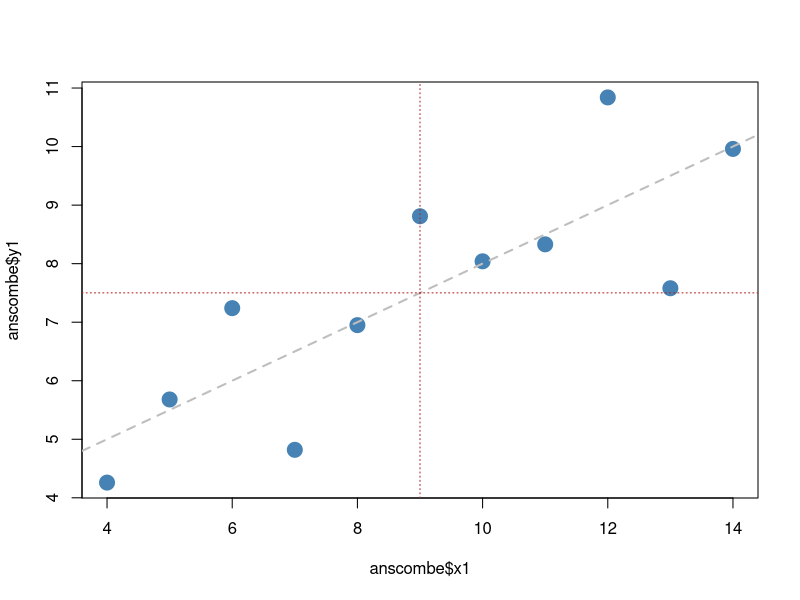
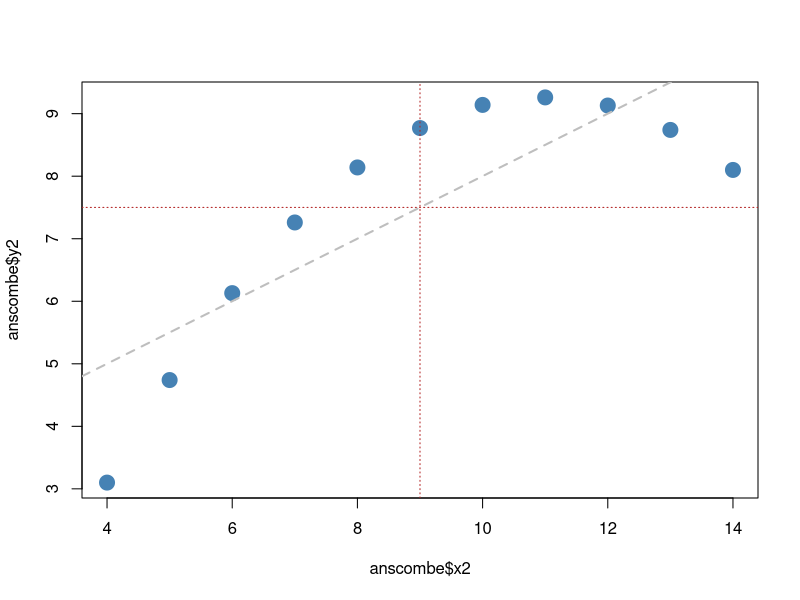
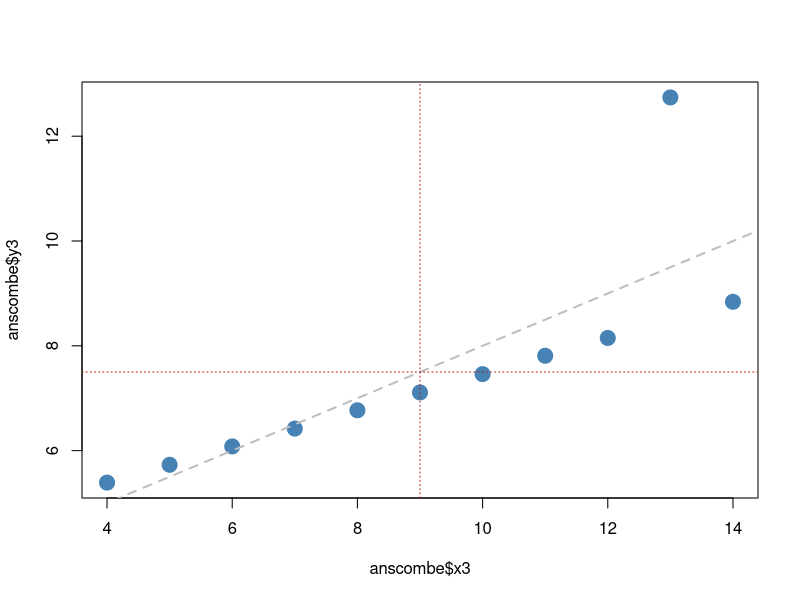
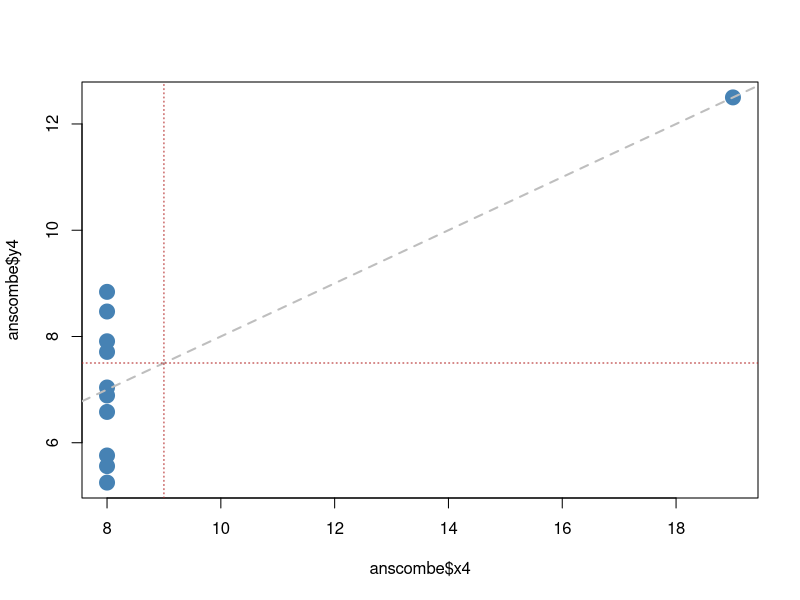
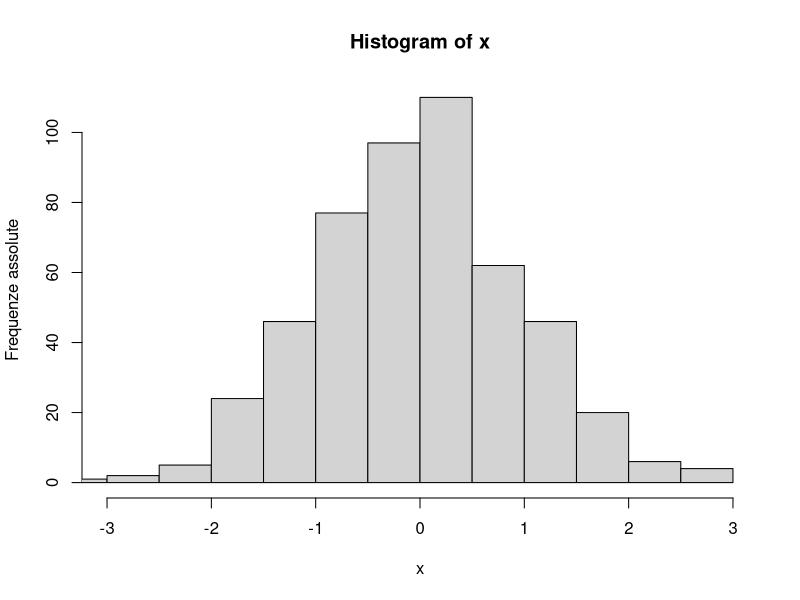
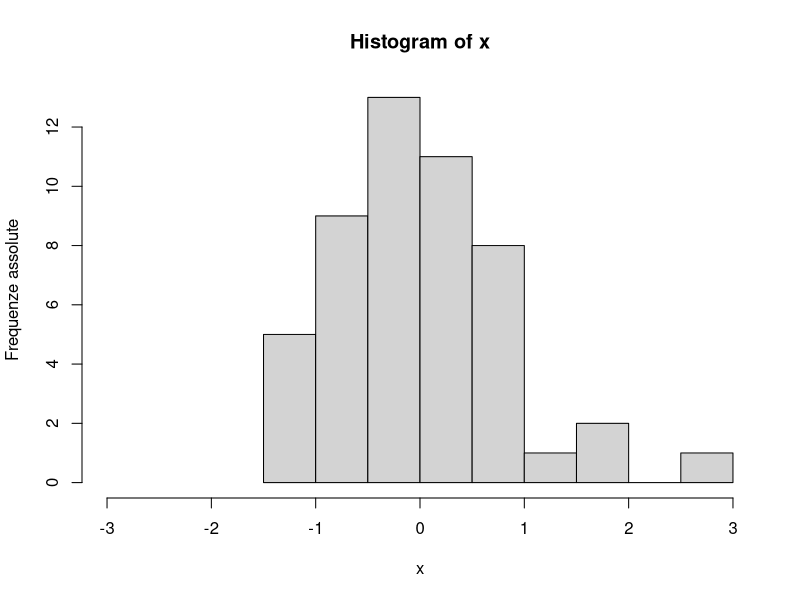
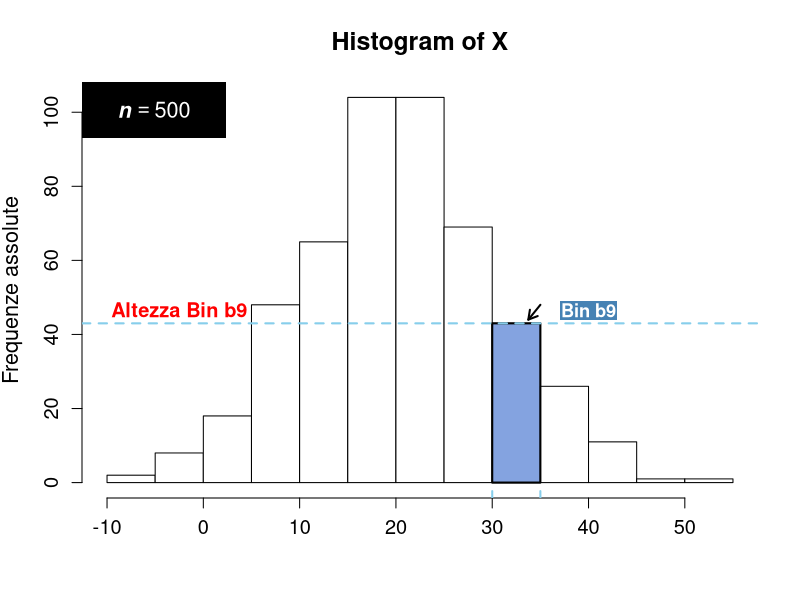
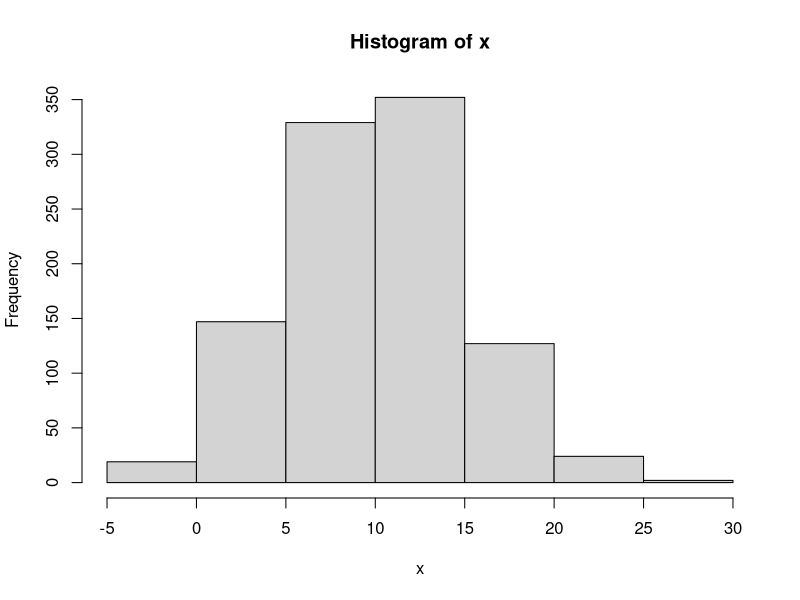

Here is the R script that generated these plots, in order:
## ---- chunk 1
#| echo: false
#| results: asis
# Creo la tabella delle statistiche descrittive
descrittive <- data.frame(
  Dataset = paste("Dataset", 1:4),
  
  `Media X` = sapply(1:4, function(i)
    mean(anscombe[[paste0("x", i)]])),
  
  `Media Y` = sapply(1:4, function(i)
    mean(anscombe[[paste0("y", i)]])),
  
  `Varianza X` = sapply(1:4, function(i)
    var(anscombe[[paste0("x", i)]])),
  
  `Varianza Y` = sapply(1:4, function(i)
    var(anscombe[[paste0("y", i)]])),
  
  `Correlazione` = sapply(1:4, function(i)
    cor(
      anscombe[[paste0("x", i)]],
      anscombe[[paste0("y", i)]]
    ))
)

descrittive[, -1] <- round(descrittive[, -1], 2)

knitr::kable(
  descrittive,
  format = "latex",
  booktabs = TRUE,
  align = "lccccc"
)
## ---- chunk 2
#| echo: false
#| out-width: 70%
#| fig-align: center
#| layout-nrow: 2
#| layout-ncol: 2
#| label: fig-data
#| fig-cap: I grafici raccontano un'altra storia
#| fig-subcap: 
#|   - "Dataset 1"
#|   - "Dataset 2"
#|   - "Dataset 3"
#|   - "Dataset 4"

plot(anscombe$x1, anscombe$y1, pch = 19, 
     col = "steelblue", 
     cex = 2)
abline(lm(anscombe$y1 ~ anscombe$x1), lwd = 2, lty =2, col = "gray")
abline(v = mean(anscombe$x1), lty = 3, col = "firebrick")
abline(h = mean(anscombe$y1), lty = 3, col = "firebrick")
plot(anscombe$x2, anscombe$y2, pch = 19, 
     col = "steelblue", 
     cex = 2)
abline(lm(anscombe$y2 ~ anscombe$x2), lwd = 2, lty =2, col = "gray")
abline(v = mean(anscombe$x2), lty = 3, col = "firebrick")
abline(h = mean(anscombe$y2), lty = 3, col = "firebrick")
plot(anscombe$x3, anscombe$y3, pch = 19, 
     col = "steelblue", 
     cex = 2)
abline(lm(anscombe$y3 ~ anscombe$x3), lwd = 2, lty =2, col = "gray")
abline(v = mean(anscombe$x3), lty = 3, col = "firebrick")
abline(h = mean(anscombe$y3), lty = 3, col = "firebrick")
plot(anscombe$x4, anscombe$y4, pch = 19, 
     col = "steelblue", 
     cex = 2)
abline(lm(anscombe$y4 ~ anscombe$x4), lwd = 2, lty =2, col = "gray")
abline(v = mean(anscombe$x4), lty = 3, col = "firebrick")
abline(h = mean(anscombe$y4), lty = 3, col = "firebrick")
## ---- chunk 3
#| echo: false
#| layout-ncol: 2
#| fig-cap: Istogrammi con n diverso 
#| fig-subcap: 
#|   - "n = 500"
#|   - "n = 50"

x = rnorm(500, mean = 0, sd = 1)
hist(x, ylab = "Frequenze assolute", 
     xlim = c(-3,3))
x = rnorm(50, mean = 0, sd = 1)
hist(x,  ylab = "Frequenze assolute", 
     xlim=c(-3,3))
## ---- chunk 4
#| echo: false
#| fig-align: center
# --- Dati di esempio ---
set.seed(123)
x <- rnorm(500, mean = 20, sd = 10)

# Creo istogramma senza plot per avere i dati
h <- hist(x,  plot = FALSE)

# Scelgo il bin da evidenziare (es: bin 9)
bin_index <- 9
bin_height <- h$counts[bin_index]
bin_left <- h$breaks[bin_index]
bin_right <- h$breaks[bin_index + 1]
bin_mid <- (bin_left + bin_right)/2
bin_width <- bin_right - bin_left

# --- Plot base ---
plot(h, main = "Histogram of X", xlab = "", ylab = "Frequenze assolute",
     col = "white", border = "black", cex.main = 1.5, cex.axis = 1.2, cex.lab = 1.3)

# Evidenzio il bin b9
rect(bin_left, 0, bin_right, bin_height,
     col = rgb(0.2, 0.4, 0.8, 0.6), border = "black", lwd = 2)

# --- Etichetta n = 500 in alto a sinistra ---
usr <- par("usr") # per coordinate del grafico
rect(usr[1], usr[4] - 15, usr[1] + 15, usr[4],
     col = "black", border = NA)
text(usr[1] + 7.5, usr[4] - 7.5,
     expression(bolditalic(n == 500)), col = "white", cex = 1.3)

# --- Linea orizzontale per altezza bin ---
abline(h = bin_height, col = "skyblue", lty = 2, lwd = 2)
text(usr[1] + 2, bin_height + 3, "Altezza Bin b9", col = "red",
     font = 2, pos = 4, cex = 1.2)

# --- Freccia per indicare il bin ---
arrows(x0 = bin_mid + bin_width/2, y0 = bin_height + 5,
       x1 = bin_mid + bin_width/4, y1 = bin_height + 1,
       lwd = 2, length = 0.1)

# Rettangolo blu dietro la scritta Bin b9
rect(bin_mid + bin_width/2 + 2, bin_height + 1,
     bin_mid + bin_width/2 + 8, bin_height + 6,
     col = "steelblue", border = NA)
text(bin_mid + bin_width/2 + 5, bin_height + 3.5,
     "Bin b9", col = "white", font = 2, cex = 1.1)

# --- Doppia freccia per larghezza bin ---
arrows(bin_left, -5, bin_right, -5, code = 3,
       angle = 90, length = 0.1, lwd = 2, col = "skyblue")
text(bin_mid, -8, "Larghezza Bin b9", col = "red",
     font = 2, cex = 1.2)
## ---- chunk 5
#| echo: false
x = rnorm(1000, mean = 10, sd = 5)
## ---- chunk 6
#| layout-ncol: 2
#| layout-nrow: 2
#| echo: false
#| out-width: "90%"
#| fig-cap: "Metodi per la definizione dei breaks"
#| fig-subcap: 
#|     - "Sturges - Default"
#|     - "FD"
#|     - "Scott"
#|     - "User defined (145)"

hist(x, breaks = "Sturges")
hist(x, breaks = "FD")
hist(x, breaks = "Scott")
hist(x, breaks = 145)
## ---- chunk 7
#| echo: false
#| out-width: 70%
#| fig-align: center
set.seed(123)
x <- c(rnorm(30, mean = 10, sd = 2), 3, 4, 20, 22)

# --- Boxplot ---
boxplot(x,
        ylab = "Valore", cex.main = 1.2)
## ---- chunk 8
#| echo: false
set.seed(123)
x <- c(rnorm(30, mean = 10, sd = 2), 3, 4, 20, 22)

# --- Boxplot ---
boxplot(x, main = "Boxplot",
        ylab = "Valore", cex.main = 1.2)

# --- Statistiche del boxplot ---
stats <- boxplot.stats(x)
vals <- stats$stats  # contiene: min, Q1, mediana, Q3, max dei baffi

minimo <- vals[1]
Q1 <- vals[2]
mediana <- vals[3]
Q3 <- vals[4]
massimo <- vals[5]

# --- Etichette sui punti chiave ---
# L'asse x del boxplot è a 1 (perché è un singolo box)
xpos <- 1.2  # sposto leggermente a destra per non sovrapporre

text(xpos, minimo,  labels = "Baffo", pos = 4, col = "blue")
text(xpos, Q1,      labels = "Q1", pos = 4, col = "blue")
text(xpos, mediana, labels = "Mediana/Q2", pos = 4, col = "blue")
text(xpos, Q3,      labels = "Q3", pos = 4, col = "blue")
text(xpos, massimo, labels = "Baffo", pos = 4, col = "blue")

# --- Eventuali outlier ---
out <- stats$out
if (length(out) > 0) {
  points(rep(1, length(out)), out, pch = 16, col = "red")
  text(rep(xpos, length(out)), out,
       labels = "Outlier ",
       pos = 4, col = "red")
}
text(xpos, min(out),labels = "Minimo", 
     pos = 2, col = "black")
text(xpos, max(out),labels = "Massimo", 
     pos = 2, col = "black")
## ---- chunk 9
#| layout-ncol: 2
#| fig-cap: Calcolo degli outlier
#| fig-subcap: 
#|   - "range = 2 - Meno Conservativo"
#|   - "range = 0 - Minimo e Massimo"

boxplot(x, range = 2)
boxplot(x, range = 0)
## ---- chunk 10
#| echo: false
#| out-width: 70%
#| fig-align: center
x <- rnorm(3000, mean = 10, sd = 2)
hist(x, freq = FALSE)
lines(density(x), col = "blue", lwd = 2) 
## ---- chunk 11
#| echo: false
#| out-width: 70%
#| fig-align: center
set.seed(123)
x <- c(2.1, 2.3, 2.5, 2.7, 2.9)

# 2. Calcolo la stima di densità con due bandwidth diverse
dens_small <- density(x, bw = 0.05)  # bandwidth piccola
dens_large <- density(x, bw = 0.5)   # bandwidth grande

plot(dens_small, 
     col = "royalblue", lwd = 2, main = "",
     xlab = "x", ylab = "Densità")
lines(dens_large, col = "firebrick", lwd = 2)
# 4. Aggiungo i punti osservati
rug(x, lwd = 2, pch = 4)

# 5. Aggiungo una legenda
legend("topright", legend = c("bw = 0.05 (stretto)", "bw = 0.5 (largo)"),
       col = c("royalblue", "firebrick"), lwd = 2, bty = "n")
## ---- chunk 12
#| out-width: 70%
#| fig-align: center
x = rnorm(200)
plot(density(x))
## ---- chunk 13
#| out-width: 60%
#| fig-align: center

hist(x, freq = FALSE)
lines(density(x), lwd = 2, col ="blue")
